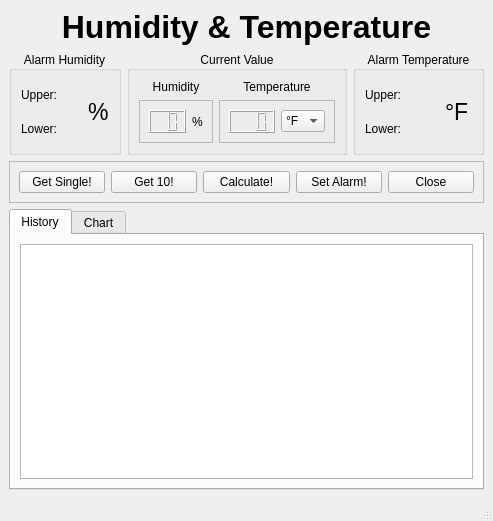
<?xml version="1.0" encoding="UTF-8"?>
<ui version="4.0">
 <class>MainWindow</class>
 <widget class="QMainWindow" name="MainWindow">
  <property name="geometry">
   <rect>
    <x>0</x>
    <y>0</y>
    <width>493</width>
    <height>521</height>
   </rect>
  </property>
  <property name="windowTitle">
   <string>MainWindow</string>
  </property>
  <widget class="QWidget" name="centralwidget">
   <layout class="QGridLayout" name="gridLayout_6">
    <item row="0" column="0">
     <widget class="QLabel" name="label">
      <property name="font">
       <font>
        <pointsize>24</pointsize>
        <bold>true</bold>
       </font>
      </property>
      <property name="text">
       <string>Humidity &amp; Temperature</string>
      </property>
      <property name="alignment">
       <set>Qt::AlignmentFlag::AlignCenter</set>
      </property>
     </widget>
    </item>
    <item row="1" column="0">
     <layout class="QHBoxLayout" name="horizontalLayout_4">
      <item>
       <widget class="QGroupBox" name="groupBox_3">
        <property name="title">
         <string>Alarm Humidity</string>
        </property>
        <property name="alignment">
         <set>Qt::AlignmentFlag::AlignCenter</set>
        </property>
        <layout class="QGridLayout" name="gridLayout_4">
         <item row="0" column="0">
          <widget class="QLabel" name="label_7">
           <property name="text">
            <string>Upper: </string>
           </property>
          </widget>
         </item>
         <item row="0" column="1">
          <widget class="QLabel" name="labelUpperHumValue">
           <property name="text">
            <string/>
           </property>
          </widget>
         </item>
         <item row="0" column="2" rowspan="2">
          <widget class="QLabel" name="labelHum">
           <property name="font">
            <font>
             <pointsize>17</pointsize>
            </font>
           </property>
           <property name="text">
            <string>%</string>
           </property>
          </widget>
         </item>
         <item row="1" column="0">
          <widget class="QLabel" name="label_8">
           <property name="text">
            <string>Lower: </string>
           </property>
          </widget>
         </item>
         <item row="1" column="1">
          <widget class="QLabel" name="labelLowerHumValue">
           <property name="text">
            <string/>
           </property>
          </widget>
         </item>
        </layout>
       </widget>
      </item>
      <item>
       <widget class="QGroupBox" name="groupBox">
        <property name="title">
         <string>Current Value</string>
        </property>
        <property name="alignment">
         <set>Qt::AlignmentFlag::AlignCenter</set>
        </property>
        <layout class="QGridLayout" name="gridLayout">
         <item row="0" column="0">
          <widget class="QLabel" name="label_2">
           <property name="text">
            <string>Humidity</string>
           </property>
           <property name="alignment">
            <set>Qt::AlignmentFlag::AlignCenter</set>
           </property>
          </widget>
         </item>
         <item row="0" column="1">
          <widget class="QLabel" name="label_3">
           <property name="text">
            <string>Temperature</string>
           </property>
           <property name="alignment">
            <set>Qt::AlignmentFlag::AlignCenter</set>
           </property>
          </widget>
         </item>
         <item row="1" column="0">
          <widget class="QFrame" name="frameHumidity">
           <property name="frameShape">
            <enum>QFrame::Shape::StyledPanel</enum>
           </property>
           <property name="frameShadow">
            <enum>QFrame::Shadow::Raised</enum>
           </property>
           <layout class="QHBoxLayout" name="horizontalLayout">
            <item>
             <widget class="QLCDNumber" name="lcdHumidity">
              <property name="minimumSize">
               <size>
                <width>0</width>
                <height>0</height>
               </size>
              </property>
              <property name="font">
               <font>
                <pointsize>17</pointsize>
               </font>
              </property>
              <property name="digitCount">
               <number>2</number>
              </property>
             </widget>
            </item>
            <item>
             <widget class="QLabel" name="label_4">
              <property name="text">
               <string>%</string>
              </property>
              <property name="alignment">
               <set>Qt::AlignmentFlag::AlignCenter</set>
              </property>
             </widget>
            </item>
           </layout>
          </widget>
         </item>
         <item row="1" column="1">
          <widget class="QFrame" name="frameTemperature">
           <property name="frameShape">
            <enum>QFrame::Shape::StyledPanel</enum>
           </property>
           <property name="frameShadow">
            <enum>QFrame::Shadow::Raised</enum>
           </property>
           <layout class="QHBoxLayout" name="horizontalLayout_2">
            <item>
             <widget class="QLCDNumber" name="lcdTemperature">
              <property name="minimumSize">
               <size>
                <width>0</width>
                <height>0</height>
               </size>
              </property>
              <property name="font">
               <font>
                <pointsize>17</pointsize>
               </font>
              </property>
              <property name="digitCount">
               <number>3</number>
              </property>
             </widget>
            </item>
            <item>
             <widget class="QComboBox" name="comboBox">
              <item>
               <property name="text">
                <string>°F</string>
               </property>
              </item>
              <item>
               <property name="text">
                <string>°C</string>
               </property>
              </item>
             </widget>
            </item>
           </layout>
          </widget>
         </item>
        </layout>
       </widget>
      </item>
      <item>
       <widget class="QGroupBox" name="groupBox_2">
        <property name="title">
         <string>Alarm Temperature</string>
        </property>
        <property name="alignment">
         <set>Qt::AlignmentFlag::AlignCenter</set>
        </property>
        <layout class="QGridLayout" name="gridLayout_3">
         <item row="0" column="0">
          <widget class="QLabel" name="label_5">
           <property name="text">
            <string>Upper: </string>
           </property>
          </widget>
         </item>
         <item row="0" column="1">
          <widget class="QLabel" name="labelUpperTempValue">
           <property name="text">
            <string/>
           </property>
          </widget>
         </item>
         <item row="0" column="2" rowspan="2">
          <widget class="QLabel" name="labelTemp">
           <property name="font">
            <font>
             <pointsize>17</pointsize>
             <bold>false</bold>
            </font>
           </property>
           <property name="text">
            <string>°F</string>
           </property>
          </widget>
         </item>
         <item row="1" column="0">
          <widget class="QLabel" name="label_6">
           <property name="text">
            <string>Lower: </string>
           </property>
          </widget>
         </item>
         <item row="1" column="1">
          <widget class="QLabel" name="labelLowerTempValue">
           <property name="text">
            <string/>
           </property>
          </widget>
         </item>
        </layout>
       </widget>
      </item>
     </layout>
    </item>
    <item row="2" column="0">
     <layout class="QVBoxLayout" name="verticalLayout">
      <item>
       <widget class="QFrame" name="frameButton">
        <property name="frameShape">
         <enum>QFrame::Shape::StyledPanel</enum>
        </property>
        <property name="frameShadow">
         <enum>QFrame::Shadow::Raised</enum>
        </property>
        <layout class="QHBoxLayout" name="horizontalLayout_3">
         <item>
          <widget class="QPushButton" name="pushButtonSingle">
           <property name="text">
            <string>Get Single!</string>
           </property>
          </widget>
         </item>
         <item>
          <widget class="QPushButton" name="pushButtonMultiple">
           <property name="text">
            <string>Get 10!</string>
           </property>
          </widget>
         </item>
         <item>
          <widget class="QPushButton" name="pushButtonCalculate">
           <property name="text">
            <string>Calculate!</string>
           </property>
          </widget>
         </item>
         <item>
          <widget class="QPushButton" name="pushButtonAlarm">
           <property name="text">
            <string>Set Alarm!</string>
           </property>
          </widget>
         </item>
         <item>
          <widget class="QPushButton" name="pushButtonClose">
           <property name="text">
            <string>Close</string>
           </property>
          </widget>
         </item>
        </layout>
       </widget>
      </item>
      <item>
       <widget class="QTabWidget" name="tabWidget">
        <property name="currentIndex">
         <number>0</number>
        </property>
        <widget class="QWidget" name="tabHistory">
         <attribute name="title">
          <string>History</string>
         </attribute>
         <layout class="QGridLayout" name="gridLayout_2">
          <item row="0" column="0">
           <widget class="QTableWidget" name="tableWidget"/>
          </item>
         </layout>
        </widget>
        <widget class="QWidget" name="tabChart">
         <attribute name="title">
          <string>Chart</string>
         </attribute>
         <layout class="QGridLayout" name="gridLayout_5">
          <item row="0" column="0">
           <widget class="QFrame" name="chartFrame"/>
          </item>
         </layout>
        </widget>
       </widget>
      </item>
     </layout>
    </item>
   </layout>
  </widget>
  <widget class="QMenuBar" name="menubar">
   <property name="geometry">
    <rect>
     <x>0</x>
     <y>0</y>
     <width>493</width>
     <height>21</height>
    </rect>
   </property>
  </widget>
  <widget class="QStatusBar" name="statusbar"/>
 </widget>
 <resources/>
 <connections/>
</ui>
